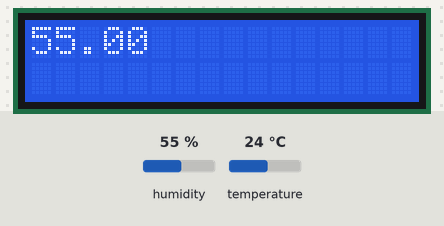
The sketch below on a simulated Arduino Uno, built with avr-gcc and run on an emulated ATmega328P. Shown: 16×2 character LCD. The inputs (shaded band) are chosen by the test bench; at power-on: humidity 55 %, temperature 24 °C.

Above: at 0.2 s.
At 1.2 s:
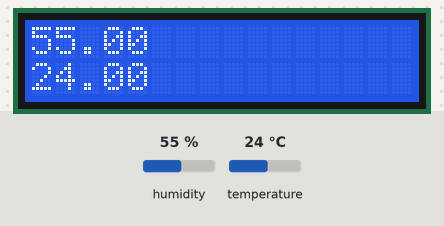

The sketch:

HumiditySensor.ino
```cpp
#include <Wire.h>
#include <LiquidCrystal_I2C.h>
#include <dht.h> // inlcude the library of DHT11
#define dht_apin A0  // define the analog pin that we need to connect

LiquidCrystal_I2C lcd(0x27, 16, 2);

dht DHT; // giving out dht sensor a name

void setup() {

  lcd.begin();
  lcd.backlight();
  lcd.clear();
  lcd.setCursor(0,0);
  lcd.print("Humidity Sensor");
  lcd.clear();
  DHT.read11(dht_apin);
  lcd.setCursor(0,0);
  lcd.print(DHT.humidity);
  delay(1000);
  lcd.setCursor(0,1);
  lcd.print(DHT.temperature);
  delay(5000);

}

void loop() {
  //Start of Program

  // DHT.read11(dht_apin); //function to read the values from the pin A0

  //Serial.print("Current humidity = ");
  //Serial.print(DHT.humidity);
  //Serial.print("%  ");
  //Serial.print("temperature = ");
  //Serial.print(DHT.temperature);
  //Serial.println("C  ");
   //Use a delay before taking another set,(always try to use a delay greater than 2 secs)

}
```
